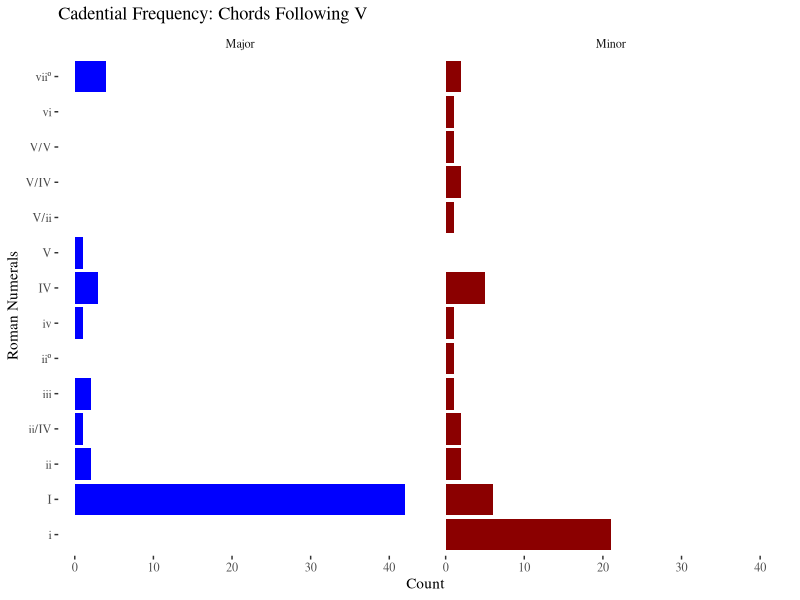
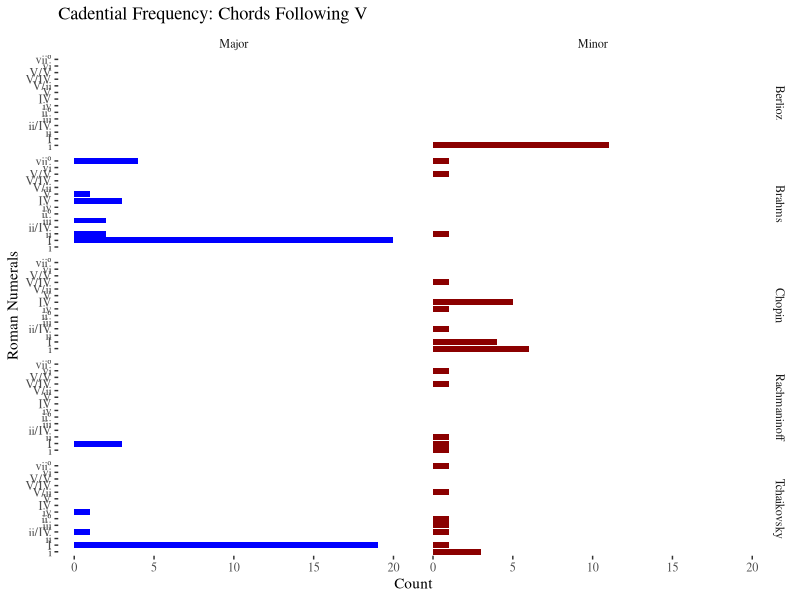

Here is the R script that generated these plots, in order:
## ---- chunk 1
knitr::opts_chunk$set(echo = TRUE)
## ---- chunk 2
library(ggplot2)
library(dplyr)
library(ggthemes)

t <- read.csv("tchaikovsky2.csv")
r <- read.csv("rachmaninoff2.csv")
c <- read.csv("chopin.csv")
br <- read.csv("brahms.csv")
be <- read.csv("berlioz.csv")
st <- read.csv("strauss.csv")
Composers <- rbind(r, t, c, br, be)
tone_cols <- c("Major" = "Blue", "Minor" = "Dark Red", "Unknown" = "Black")
r_V <- Composers %>% filter(one_lag_tran == "Gdom7", tran_chord_named != "Gdom7",
                            tran_chord_named != "Gmaj")

g2 <- ggplot(r_V, aes(x = norm_roman_num)) + geom_bar(aes(fill = Tonality)) +
  theme_tufte() + ggtitle("Cadential Frequency: Chords Following V")  + 
  xlab("Roman Numerals") + ylab("Count") + theme(legend.position = "none") + 
  facet_wrap(~Tonality) + coord_flip() + scale_fill_manual(values = tone_cols) # example barchart

g2

#done for now!

## ---- chunk 3

tone_cols <- c("Major" = "Blue", "Minor" = "Dark Red", "Unknown" = "Black")
tone_opac <- c("Major" = 20, "Minor" = 10)
r_V <- Composers %>% filter(one_lag_tran == "Gdom7", tran_chord_named != "Gdom7",
                            tran_chord_named != "Gmaj")

g2 <- ggplot(r_V, aes(x = norm_roman_num)) + geom_bar(aes(fill = Tonality)) + 
  theme_tufte() + ggtitle("Cadential Frequency: Chords Following V")  +
  xlab("Roman Numerals") + ylab("Count") + theme(legend.position = "none") + 
  facet_grid(composer ~ Tonality) + coord_flip() +
  scale_fill_manual(values = tone_cols) # example barchart

g2


#Done for now!
